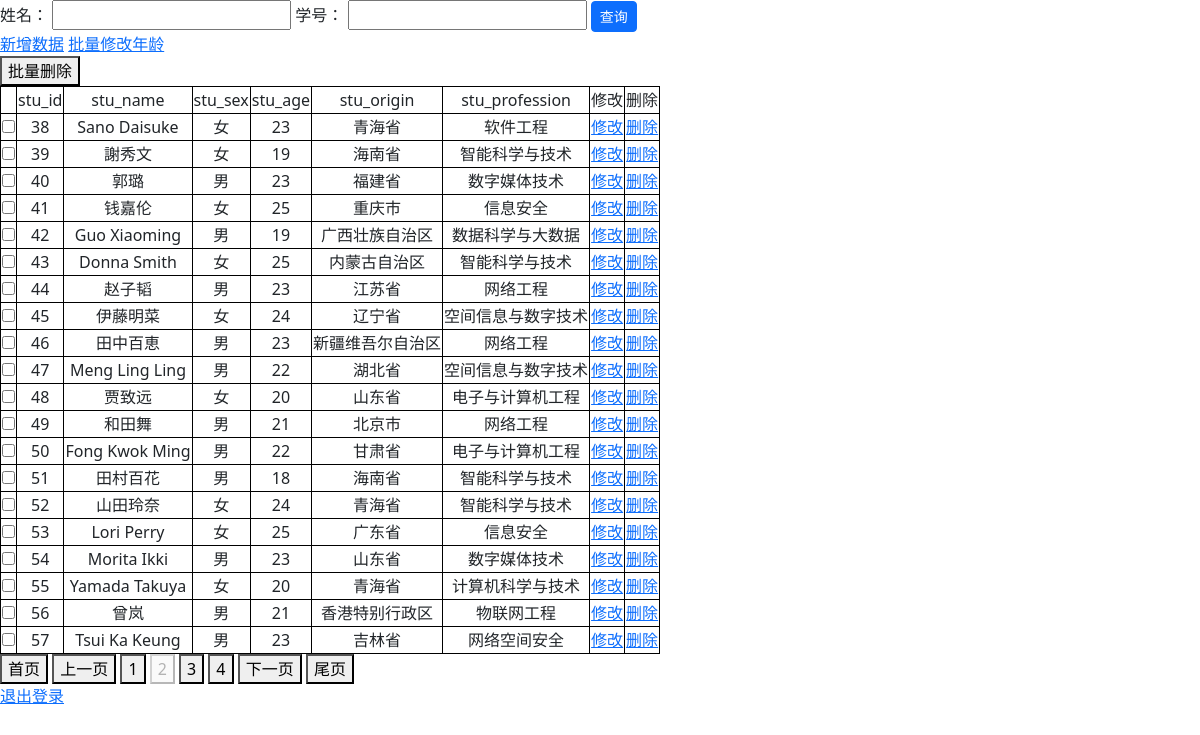
Screenshot of /?page=2 (signed in) with the database file from the repository.
### tables this page shows
CREATE TABLE student_info(
stu_id int primary key not null,
stu_name varchar(50) not null,
stu_sex char(2) not null,
stu_age int not null,
stu_origin varchar(50) not null,
stu_profession varchar(50) not null
);

### app.py (the view)
@app.route("/", methods=["GET"])
def index():
    if not checkLogin():
        return redirect(url_for("login"))
    page = request.args.get("page", 1, type=int)
    ids = []
    values = []
    if "id" in request.args:
        ids.append("stu_id")
        stu_id = request.args.get("id", type=int)
        if stu_id != "" or stu_id is not None:
            values.append(stu_id)
    if "name" in request.args:
        ids.append("stu_name")
        stu_name = request.args.get("name", type=str)
        if stu_name != "" or stu_name is not None:
            values.append(stu_name.strip())
    if len(ids) != 0:
        desp, result = db.query2("student_info", ids, values)
    else:
        desp, result = db.selectAll("student_info")
    if len(result) == 0:
        flash("查询结果为空，请检查查询条件", "error")
    results, pagination = paging(result, page, per_page=20)
    return render_template(
        "show.html", results=results, desp=desp, pagination=pagination, page=page
    )

### app.py (called while the page is built)
def checkLogin():
    return True if "username" in session else False

### db/sql_conn.py (called while the page is built)
def close(conn):
    conn.close()

    def open(self):
        conn = sqlite3.connect(self.database)
        return conn

    def selectAll(self, table):
        conn = self.open()
        cur = conn.cursor()
        sql = "select * from %s" % table
        print(sql)
        cur.execute(sql)
        description = []
        for d in cur.description:
            description.append(d[0])
        result = cur.fetchall()
        cur.close()
        close(conn)
        return description, result

### hand_utils/util.py (called while the page is built)
def paging(result, page, per_page):
    pagination = len(result) // per_page
    if len(result) % per_page > 0:
        pagination += 1
    start = (page - 1) * per_page
    end = start + per_page
    results = result[start:end]
    return results, pagination

### templates/show.html (shortened to what this page needs)
<!DOCTYPE html>
<html lang="en">
<head>
    <link href="/static/bootstrap/css/bootstrap.min.css" rel="stylesheet">
    <link href="/static/css/pop-up.css" rel="stylesheet">
    <link href="/static/css/show.css" rel="stylesheet">
</head>
<body>
<div id="container">
    <form id="queryForm">
        <label for="name">姓名：</label>
        <input type="text" name="name" id="name"/>
        <label for="id">学号：</label>
        <input type="text" name="id" id="id"/>
        <input type="button" value="查询" class="btn btn-primary btn-sm" onclick="checkBeforeQuery()"/>
    </form>
    <a href="/add">新增数据</a>
    <a href="/updateAge">批量修改年龄</a>
    <br>
    <form id="deleteForm">
        <button type="button" onclick="deleteForm()">批量删除</button>
        <table>
            <tr>
                <td></td>
                {% for d in desp %}
                <td>{{ d }}</td>
                {% endfor %}
                <td>修改</td>
                <td>删除</td>
            </tr>
            {% for item in results %}
            <tr>
                <td>
                    <input type="checkbox" , name="ids" , value="{{ item[0] }}">
                </td>
                {% for v in item %}
                <td>{{ v }}</td>
                {% endfor %}
                <td><a href="/update?id={{ item[0] }}">修改</a></td>
                <td><a href="/delete/{{ item[0] }}">删除</a></td>
            </tr>
            {% endfor %}
        </table>
    </form>
    <div>
        <button onclick="window.location.href='{{ url_for('index', page=1) }}'">首页</button>
        {% if page > 1 %}
        <button onclick="window.location.href='{{ url_for('index', page=page-1) }}'">上一页</button>
        {% endif %}
        {% for i in range(page-2, page+3) %}
        {% if i > 0 and i <= pagination %} {% if i !=page %}
        <button
                onclick="window.location.href='{{ url_for('index', page=i) }}'">{{ i }}
        </button>
        {% else %}
        <button disabled>{{ i }}</button>
        {% endif %}
        {% endif %}
        {% endfor %}
        {% if page < pagination %}
        <button onclick="window.location.href='{{ url_for('index', page=page+1) }}'">
            下一页
        </button>
        {% endif %}
        <button onclick="window.location.href='{{ url_for('index', page=pagination) }}'">尾页</button>
    </div>
    <a href="/reset">退出登录</a>
</div>
</body>
</html>

### static/css/show.css (style rules this page uses)
table, tr, td { border: 1px solid black; text-align: center; }

### rows the page displays
student_info: item "38" "女" "23", stu_name "Sano Daisuke", stu_origin "青海省", stu_profession "软件工程"
student_info: item "39" "女" "19", stu_name "謝秀文", stu_origin "海南省", stu_profession "智能科学与技术"
student_info: item "40" "男" "23", stu_name "郭璐", stu_origin "福建省", stu_profession "数字媒体技术"
student_info: item "41" "女" "25", stu_name "钱嘉伦", stu_origin "重庆市", stu_profession "信息安全"
student_info: item "42" "男" "19", stu_name "Guo Xiaoming", stu_origin "广西壮族自治区", stu_profession "数据科学与大数据"
student_info: item "43" "女" "25", stu_name "Donna Smith", stu_origin "内蒙古自治区", stu_profession "智能科学与技术"
student_info: item "44" "男" "23", stu_name "赵子韬", stu_origin "江苏省", stu_profession "网络工程"
student_info: item "45" "女" "24", stu_name "伊藤明菜", stu_origin "辽宁省", stu_profession "空间信息与数字技术"
student_info: item "46" "男" "23", stu_name "田中百恵", stu_origin "新疆维吾尔自治区", stu_profession "网络工程"
student_info: item "47" "男" "22", stu_name "Meng Ling Ling", stu_origin "湖北省", stu_profession "空间信息与数字技术"
student_info: item "48" "女" "20", stu_name "贾致远", stu_origin "山东省", stu_profession "电子与计算机工程"
student_info: item "49" "男" "21", stu_name "和田舞", stu_origin "北京市", stu_profession "网络工程"
student_info: item "50" "男" "22", stu_name "Fong Kwok Ming", stu_origin "甘肃省", stu_profession "电子与计算机工程"
student_info: item "51" "男" "18", stu_name "田村百花", stu_origin "海南省", stu_profession "智能科学与技术"
student_info: item "52" "女" "24", stu_name "山田玲奈", stu_origin "青海省", stu_profession "智能科学与技术"
student_info: item "53" "女" "25", stu_name "Lori Perry", stu_origin "广东省", stu_profession "信息安全"
student_info: item "54" "男" "23", stu_name "Morita Ikki", stu_origin "山东省", stu_profession "数字媒体技术"
student_info: item "55" "女" "20", stu_name "Yamada Takuya", stu_origin "青海省", stu_profession "计算机科学与技术"
student_info: item "56" "男" "21", stu_name "曾岚", stu_origin "香港特别行政区", stu_profession "物联网工程"
student_info: item "57" "男" "23", stu_name "Tsui Ka Keung", stu_origin "吉林省", stu_profession "网络空间安全"

### other values shown
{{ d }} "stu_id" "stu_name" "stu_sex" "stu_age" "stu_origin" "stu_profession"
{{ i }} "1" "3" "4"
{{ i }} "2"
